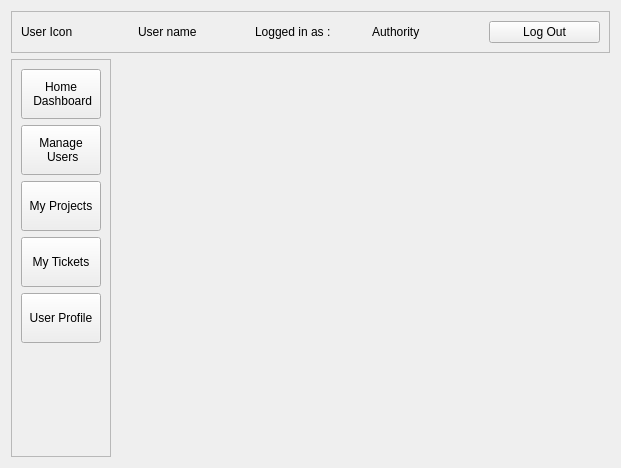
<?xml version="1.0" encoding="UTF-8"?>
<ui version="4.0">
 <class>MainPage</class>
 <widget class="QWidget" name="MainPage">
  <property name="geometry">
   <rect>
    <x>0</x>
    <y>0</y>
    <width>621</width>
    <height>468</height>
   </rect>
  </property>
  <property name="windowTitle">
   <string>Form</string>
  </property>
  <layout class="QGridLayout" name="gridLayout">
   <item row="0" column="0" colspan="2">
    <widget class="QFrame" name="TitleFrame">
     <property name="maximumSize">
      <size>
       <width>16777215</width>
       <height>100</height>
      </size>
     </property>
     <property name="styleSheet">
      <string notr="true"/>
     </property>
     <property name="frameShape">
      <enum>QFrame::StyledPanel</enum>
     </property>
     <property name="frameShadow">
      <enum>QFrame::Raised</enum>
     </property>
     <layout class="QHBoxLayout" name="horizontalLayout">
      <item>
       <widget class="QLabel" name="label_user_icon">
        <property name="text">
         <string>User Icon</string>
        </property>
       </widget>
      </item>
      <item>
       <widget class="QLabel" name="label_user_name">
        <property name="text">
         <string>User name</string>
        </property>
       </widget>
      </item>
      <item>
       <widget class="QLabel" name="label_logged_text">
        <property name="text">
         <string>Logged in as :</string>
        </property>
       </widget>
      </item>
      <item>
       <widget class="QLabel" name="label_authority">
        <property name="text">
         <string>Authority</string>
        </property>
       </widget>
      </item>
      <item>
       <widget class="QPushButton" name="pb_logout">
        <property name="text">
         <string>Log Out</string>
        </property>
       </widget>
      </item>
     </layout>
    </widget>
   </item>
   <item row="1" column="0">
    <widget class="QFrame" name="MenuFrame">
     <property name="maximumSize">
      <size>
       <width>100</width>
       <height>16777215</height>
      </size>
     </property>
     <property name="styleSheet">
      <string notr="true"/>
     </property>
     <property name="frameShape">
      <enum>QFrame::StyledPanel</enum>
     </property>
     <property name="frameShadow">
      <enum>QFrame::Raised</enum>
     </property>
     <layout class="QVBoxLayout" name="verticalLayout">
      <item>
       <widget class="QPushButton" name="pb_home">
        <property name="minimumSize">
         <size>
          <width>0</width>
          <height>50</height>
         </size>
        </property>
        <property name="text">
         <string>Home 
 Dashboard</string>
        </property>
       </widget>
      </item>
      <item>
       <widget class="QPushButton" name="pb_manage_users">
        <property name="minimumSize">
         <size>
          <width>0</width>
          <height>50</height>
         </size>
        </property>
        <property name="text">
         <string>Manage 
 Users</string>
        </property>
       </widget>
      </item>
      <item>
       <widget class="QPushButton" name="pb_my_projects">
        <property name="minimumSize">
         <size>
          <width>0</width>
          <height>50</height>
         </size>
        </property>
        <property name="text">
         <string>My Projects</string>
        </property>
       </widget>
      </item>
      <item>
       <widget class="QPushButton" name="pb_my_tickets">
        <property name="minimumSize">
         <size>
          <width>0</width>
          <height>50</height>
         </size>
        </property>
        <property name="text">
         <string>My Tickets</string>
        </property>
       </widget>
      </item>
      <item>
       <widget class="QPushButton" name="pb_Profile">
        <property name="minimumSize">
         <size>
          <width>0</width>
          <height>50</height>
         </size>
        </property>
        <property name="text">
         <string>User Profile</string>
        </property>
       </widget>
      </item>
      <item>
       <spacer name="verticalSpacer">
        <property name="orientation">
         <enum>Qt::Vertical</enum>
        </property>
        <property name="sizeHint" stdset="0">
         <size>
          <width>20</width>
          <height>40</height>
         </size>
        </property>
       </spacer>
      </item>
     </layout>
    </widget>
   </item>
   <item row="1" column="1">
    <widget class="QStackedWidget" name="stackedWidget">
     <property name="styleSheet">
      <string notr="true"/>
     </property>
     <property name="currentIndex">
      <number>0</number>
     </property>
     <widget class="Dashboard" name="page_home"/>
     <widget class="ManageUser" name="page_manage_users"/>
     <widget class="MyProject" name="page_projects"/>
     <widget class="MyTicket" name="page_tickets"/>
     <widget class="UserProfile" name="page_profile"/>
    </widget>
   </item>
  </layout>
 </widget>
 <customwidgets>
  <customwidget>
   <class>Dashboard</class>
   <extends>QWidget</extends>
   <header>Dashboard.h</header>
   <container>1</container>
  </customwidget>
  <customwidget>
   <class>ManageUser</class>
   <extends>QWidget</extends>
   <header>ManageUser.h</header>
   <container>1</container>
  </customwidget>
  <customwidget>
   <class>MyProject</class>
   <extends>QWidget</extends>
   <header location="global">MyProject.h</header>
   <container>1</container>
  </customwidget>
  <customwidget>
   <class>MyTicket</class>
   <extends>QWidget</extends>
   <header>MyTicket.h</header>
   <container>1</container>
  </customwidget>
  <customwidget>
   <class>UserProfile</class>
   <extends>QWidget</extends>
   <header location="global">UserProfile.h</header>
   <container>1</container>
  </customwidget>
 </customwidgets>
 <resources/>
 <connections/>
</ui>
